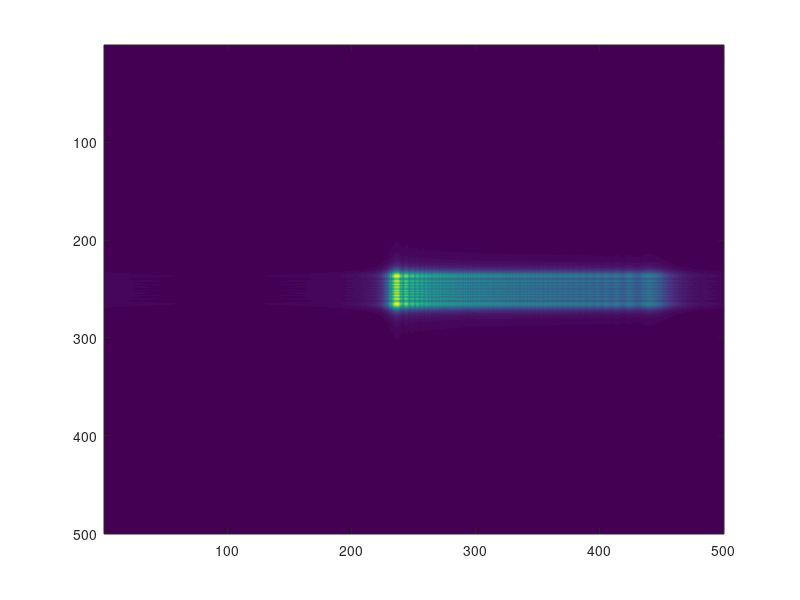
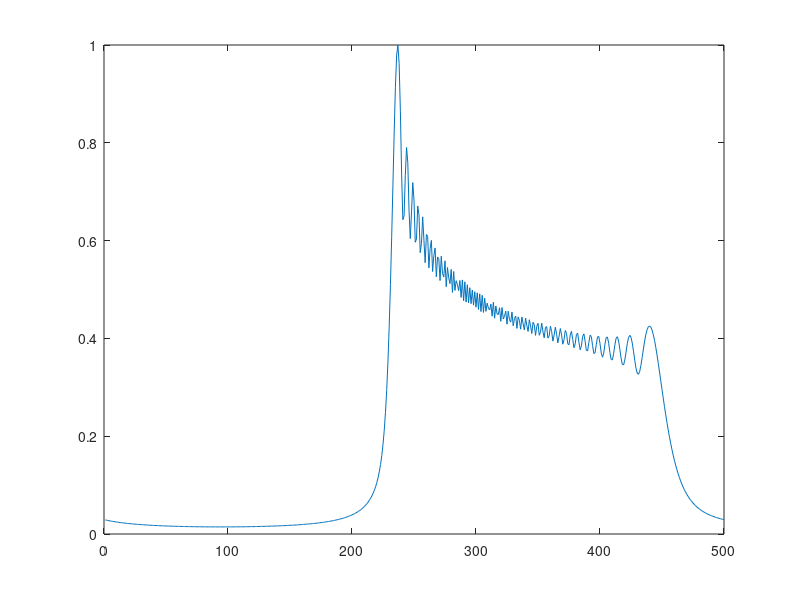

MATLAB code for these plots, in order:
%Fresnel diffraction of DOE
clear; %Clear all memory

% Defining the parameters
N=500;% Define the matrix size                                                                            
lambda=0.633*10^-6;%Define wavelength in meters                                                               
z=10*1e-3;%Propagation distance         
del=1*1e-6;%sampling period or width

%Sampling the space
    x=-N/2:N/2-1;                                                                                                                                           
    y=-N/2:N/2-1;                                                                               
    [X,Y]=meshgrid(x*del,y*del);%Sampling                                                      
    R=sqrt(X.^2+Y.^2);%Define sampled radius

%Constructing the DOE
    A=exp(1i*(X+250*1e-6).^3*2*pi*5*10^11);

%Calculating the Fresnel diffraction
    PPF=exp(1i*pi/(lambda*z)*R.*R); %Calculate the parabolic phase factor                       
    A1=A.*PPF; %Multiply the circular aperture function with the parabolic phase factor               
    E=abs(fftshift(fft2(fftshift(A1)))); %Calculate Fourier Transform   
    E=E/max(max(E));
    figure (1)
    imagesc(E);
    figure (2)
    plot(E(N/2,:)/(max(max(E(N/2,:)))))
